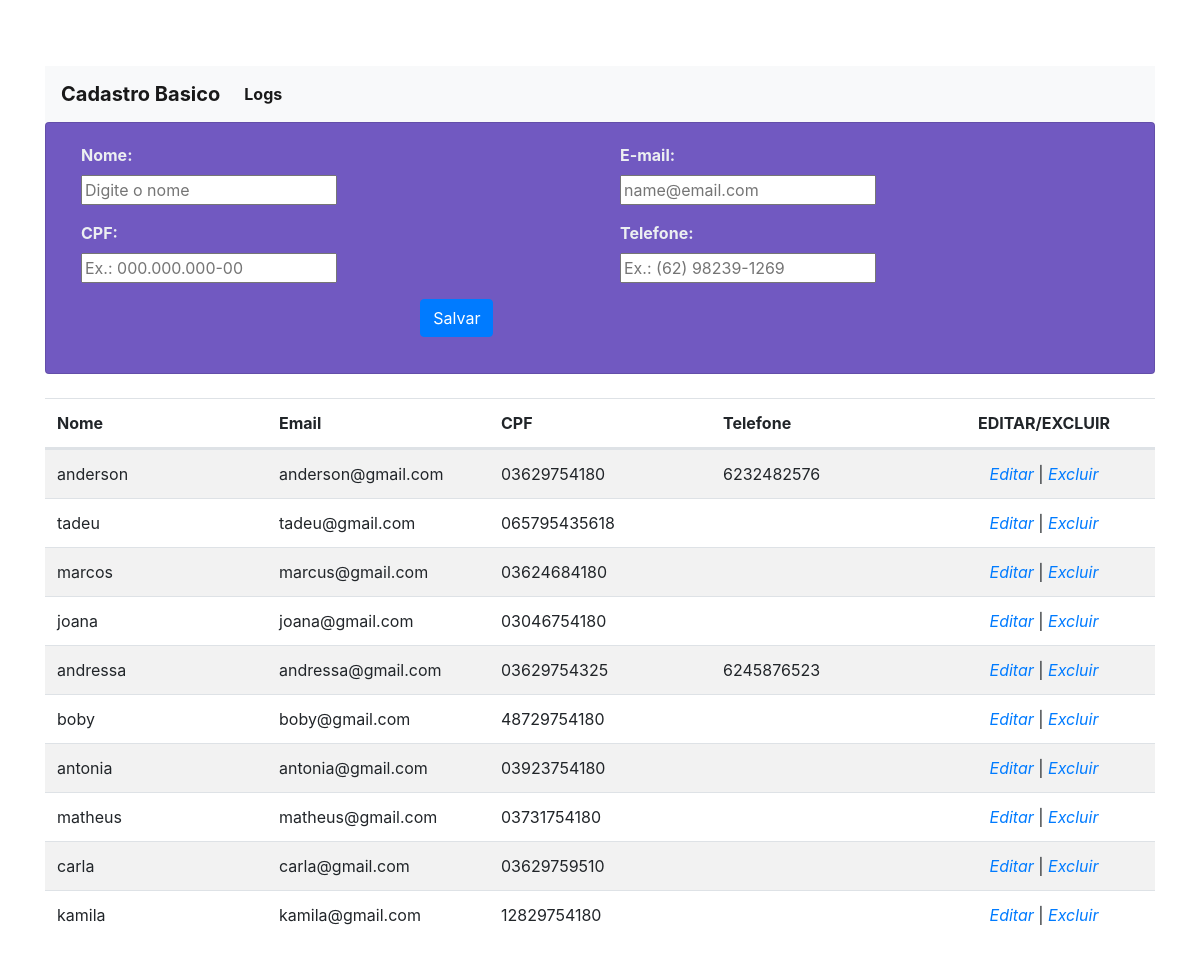
The page / on the database its author committed.
### tables this page shows
CREATE TABLE `PESSOAS` (
  `ID_PESSOAS` int(5) NOT NULL,
  `NOME_PESSOAS` varchar(400) NOT NULL,
  `EMAIL_PESSOAS` varchar(150) NOT NULL,
  `CPF_PESSOAS` varchar(15) DEFAULT NULL,
  `TEL_PESSOAS` varchar(11) DEFAULT NULL,
  `INSERIDO` date DEFAULT NULL
);

### index.php (the view, shortened to what this page needs)
<?php
$id	= $_REQUEST["id"];
?>
<!DOCTYPE html>
<html lang="pt-br">
    <head>
        <link rel="stylesheet" href="styles.css">
		<link rel="stylesheet" href="https://maxcdn.bootstrapcdn.com/bootstrap/4.0.0/css/bootstrap.min.css">
    </head>
    <body >
		 <?php
		if($id == ""){
			?>
		<div class="container pt-3 align-center " >
			<nav class="navbar navbar-expand-lg navbar-light bg-light">
				<a class="navbar-brand" href="index.php">Cadastro Basico</a>
					<div class="collapse navbar-collapse" id="navbarNav">
					<ul class="navbar-nav">
					<li class="nav-item active">
					<a class="nav-item nav-link" href="logs.php">Logs</a>
					</li>
				</ul>
				</div>
				</nav>
			<div class="card">
				<div class="card-body">
					<form method="POST" action="salvar.php" class="form-horizontal form-material">
						<div class="form-row">
							<div class="form-group col-md-6">
							<label class="col-md-12">Nome:</label>
								<div class="col-md-12">
									<input type="text" required="required" placeholder="Digite o nome"maxlength="30" name="nome"/>
								</div>
							</div>
							<div class="form-group col-md-6">
							<label class="col-md-12">E-mail:</label>
								<div class="col-md-12">
									<input type="email" name="email" placeholder="name@email.com" required />
								</div>
							</div>
						</div>
						<div class="form-row">
							<div class="form-group col-md-6">
								<label class="col-md-12">CPF:</label>
								<div class="col-md-12">
									<input type="text" name="cpf" pattern="(\d{3}\.?\d{3}\.?\d{3}-?\d{2})|(\d{2}\.?\d{3}\.?\d{3}/?\d{4}-?\d{2})"  placeholder="Ex.: 000.000.000-00" onkeyup="cpfCheck(this)" maxlength="14" onkeydown="javascript: fMasc( this, mCPF );">
								</div>
						</div>
						<div class="form-group col-md-6">
							<label class="col-md-12">Telefone:</label>
							<div class="col-md-12">
								<input type="text" name="telefone" pattern="(^\((?:[14689][1-9]|2[12478]|3[1234578]|5[1345]|7[134579])\) (?:[2-8]|9[1-9])[0-9]{3}\-[0-9]{4}$)"  placeholder="Ex.: (62) 98239-1269" maxlength="11"">
							</div>
						</div>
						<div class="input-group mb-3">
							<div class="ml-auto col-xl-8 col-lg-8 col-md-8 col-sm-7 pl-0">
								<input type="submit" class="btn btn-primary" value="Salvar">
							</div>
						</div>
					</form>
				</div>
			</div>
		 </div>
		<?php
		}
		?>
		<BR>
			<table class="table table-striped header-fixed">
					<thead >
						<tr >
							<th scope="col" class="col-5">Nome</th>
							<th scope="col" class="col-5">Email</th>
							<th scope="col" class="col-5">CPF</th>
							<th scope="col" class="col-5">Telefone</th>
							<th scope="col" class="col-5 text-center">EDITAR/EXCLUIR</th>
						</tr>
					</thead>
					<tbody>
						<?php
						include('conexao.php');
						$sqlClientes = 'SELECT * FROM PESSOAS';
						$rs=mysqli_query($conn,$sqlClientes);
						while ($dados=mysqli_fetch_array($rs, MYSQLI_ASSOC)){
							$id = $dados['ID_PESSOAS'];
							echo "<tr>";
							echo "<td class='col-3'>".$dados['NOME_PESSOAS']."</td>";
							echo "<td class='col-3'>".$dados['EMAIL_PESSOAS']."</td>";
							echo "<td class='col-3'>".$dados['CPF_PESSOAS']."</td>";
							echo "<td class='col-3'>".$dados['TEL_PESSOAS']."</td>";
							echo "<td class='col-3 text-center'><a href='index.php?id=$id'><i class='fa fa-edit'>Editar</i></a> | "; ?><a href='#' onclick="javascript: if (confirm('Você realmente deseja excluir esta mensagem?'))location.href='excluir.php?id=<?php echo "$id";?>'"><i class='fa fa-times'>Excluir</i></a></td>
								</tr>
							<?php
							}
							?>
						</tbody>
					</table>
    </body>
</html>

### styles.css (style rules this page uses)
div.card { background-color: #7159c1; }
nav { margin-top: 50px; font-weight: bold; color: #eceff1; background-color: #7159c1; text-align: center; }
label { color: #eceff1; font-weight: bold; }
.header-fixed { width: 100% }
.header-fixed > thead, .header-fixed > tbody, .header-fixed > thead > tr, .header-fixed > tbody > tr, .header-fixed > thead > tr > th, .header-fixed > tbody > tr > td { display: block; }
.header-fixed > tbody > tr:after, .header-fixed > thead > tr:after { content: ' '; display: block; visibility: hidden; clear: both; }
.header-fixed > tbody { overflow-y: auto; height: 480px; }
.header-fixed > tbody > tr > td, .header-fixed > thead > tr > th { width: 20%; float: left; }

### rows shown on the page
pessoas: NOME_PESSOAS "anderson", EMAIL_PESSOAS "anderson@gmail.com", CPF_PESSOAS "03629754180", TEL_PESSOAS "6232482576"
pessoas: NOME_PESSOAS "tadeu", EMAIL_PESSOAS "tadeu@gmail.com", CPF_PESSOAS "065795435618"
pessoas: NOME_PESSOAS "marcos", EMAIL_PESSOAS "marcus@gmail.com", CPF_PESSOAS "03624684180"
pessoas: NOME_PESSOAS "joana", EMAIL_PESSOAS "joana@gmail.com", CPF_PESSOAS "03046754180"
pessoas: NOME_PESSOAS "andressa", EMAIL_PESSOAS "andressa@gmail.com", CPF_PESSOAS "03629754325", TEL_PESSOAS "6245876523"
pessoas: NOME_PESSOAS "boby", EMAIL_PESSOAS "boby@gmail.com", CPF_PESSOAS "48729754180"
pessoas: NOME_PESSOAS "antonia", EMAIL_PESSOAS "antonia@gmail.com", CPF_PESSOAS "03923754180"
pessoas: NOME_PESSOAS "matheus", EMAIL_PESSOAS "matheus@gmail.com", CPF_PESSOAS "03731754180"
pessoas: NOME_PESSOAS "carla", EMAIL_PESSOAS "carla@gmail.com", CPF_PESSOAS "03629759510"
pessoas: NOME_PESSOAS "kamila", EMAIL_PESSOAS "kamila@gmail.com", CPF_PESSOAS "12829754180"
